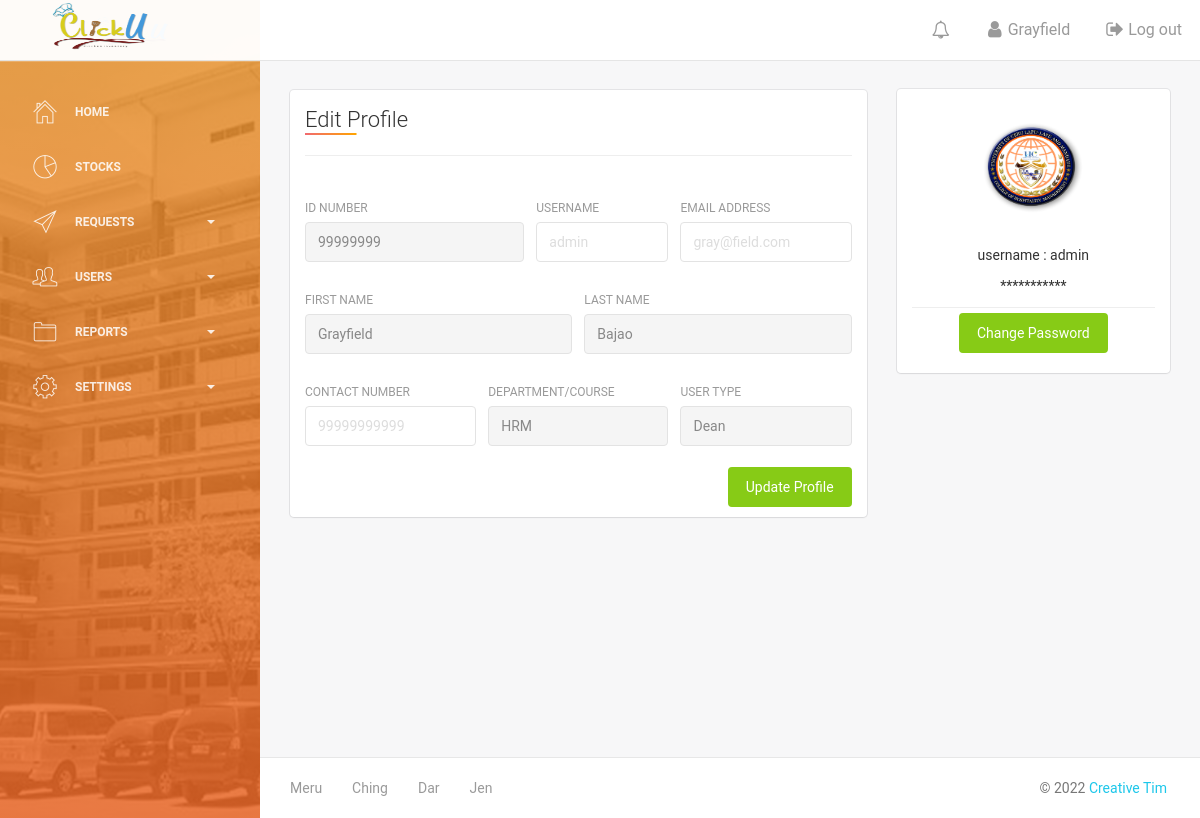
Screenshot of /dean_profile.php (signed in) with the database file from the repository.
### tables this page shows
CREATE TABLE `users` (
  `user_id` int(100) NOT NULL,
  `school_id` int(50) NOT NULL,
  `fname` varchar(50) NOT NULL,
  `lname` varchar(50) NOT NULL,
  `email` varchar(50) NOT NULL,
  `contact` varchar(50) NOT NULL,
  `dept_id` int(50) DEFAULT NULL,
  `storage_id` int(50) DEFAULT NULL
);

CREATE TABLE `user_settings` (
  `user_id` int(100) NOT NULL,
  `username` varchar(50) NOT NULL,
  `password` varchar(50) NOT NULL,
  `account_type_id` varchar(50) NOT NULL
);

CREATE TABLE `department` (
  `dept_id` int(100) NOT NULL,
  `dept_name` varchar(50) NOT NULL
);

CREATE TABLE `account_type` (
  `id` int(50) NOT NULL,
  `account_type_name` varchar(50) NOT NULL
);

### dean_profile.php (the view, shortened to what this page needs)
<?php include('header.php') ?>
<br><br><br>
<?php
$username = "";
$email = "";
$contact = "";
 ?>
<div class="content">
            <div class="container-fluid">
                <div class="row">
                    <div class="col-md-8">
                        <div class="card">
                            <div class="header">
                                <h4 class="title">Edit Profile</h4>
                                <hr>
                            </div>
                            <div class="content">
                                <form action="dean_profile.php"method="post">
                                  <?php
          														 $id = $_SESSION['user']['user_id'];
          														 $result = "SELECT
          																						a.user_id,a.fname,a.lname,a.school_id,a.email,a.contact,a.dept_id,
          																						b.user_id,b.username,b.password,b.account_type_id,
                                                      c.id,c.account_type_name,
                                                      d.dept_id,d.dept_name
          																					 FROM users a
          																					 LEFT JOIN user_settings b on a.user_id = b.user_id
                                                     LEFT JOIN account_type c on b.account_type_id = c.id
                                                     left join department d on a.dept_id = d.dept_id
          																					 where b.user_id = '$id' ";
          															$check = mysqli_query($dbcon,$result);
          															$rows = mysqli_fetch_array($check);
                                  ?>
                                    <div class="row">
                                        <div class="col-md-5 pr-1">
                                            <div class="form-group">
                                                <label>ID Number</label>
                                                <input type="text" class="form-control" disabled value="<?php echo $rows['school_id'] ?>">
                                            </div>
                                        </div>
                                        <div class="col-md-3 px-1">
                                            <div class="form-group">
                                                <label>Username</label>
                                                <input type="text" class="form-control"name="username"  placeholder="<?php echo $rows['username'] ?>" value="<?php echo $username; ?>"required>
                                            </div>
                                        </div>
                                        <div class="col-md-4 pl-1">
                                            <div class="form-group">
                                                <label for="exampleInputEmail1">Email address</label>
                                                <input type="email" class="form-control" name="email" placeholder="<?php echo $rows['email'] ?>" value="<?php echo $email; ?>"required>
                                            </div>
                                        </div>
                                    </div>
                                    <div class="row">
                                        <div class="col-md-6 pr-1">
                                            <div class="form-group">
                                                <label>First Name</label>
                                                <input type="text" class="form-control" disabled placeholder="" value="<?php echo $rows['fname'] ?>">
                                            </div>
                                        </div>
                                        <div class="col-md-6 pl-1">
                                            <div class="form-group">
                                                <label>Last Name</label>
                                                <input type="text" class="form-control" disabled placeholder="" value="<?php echo $rows['lname'] ?>">
                                            </div>
                                        </div>
                                    </div>
                                    <div class="row">
                                        <div class="col-md-4 pr-1">
                                            <div class="form-group">
                                                <label>CONTACT NUMBER</label>
                                                <input type="number" class="form-control"onKeyPress="if(this.value.length==11) return false;" name="contact" placeholder="<?php echo $rows['contact'] ?>" value="<?php echo $contact; ?>"required>
                                            </div>
                                        </div>
                                        <div class="col-md-4 px-1">
                                            <div class="form-group">
                                                <label>DEPARTMENT/COURSE</label>
                                                <input type="text" class="form-control"disabled placeholder="" value="<?php echo $rows['dept_name'] ?>">
                                            </div>
                                        </div>
                                        <div class="col-md-4 pl-1">
                                            <div class="form-group">
                                                <label>USER TYPE</label>
                                                <input type="text" class="form-control" disabled placeholder="" value="<?php echo $rows['account_type_name'] ?>">
                                            </div>
                                        </div>
                                    </div>
                                  <center><input type="submit" class="btn btn-success btn-fill pull-right"name="update_profile"value="Update Profile"></center>
                                    <div class="clearfix"></div>
                                </form>
                            </div>
                        </div>
                    </div>
                <br><br><br>
                    <div class="col-md-4" style="margin-top:1%;">
                        <div class="card card-user">
                            <div class="card-body">
                                <div class="author">
                                    <a href="#">
                                      <br>
                                        <img class="avatar " src="img/logo4.png" >
                                    </a>
                                    <p class="description">
                                      username :  <?php echo $rows['username'] ?>
                                    </p>
                                </div>
                                <p class="description text-center">
                                  ***********
                                </p>
                            </div>
                            <hr>
                            <div class="">
                            <center>  <button type="submit" class="btn btn-success btn-fill"data-toggle="modal" data-target="#myModal1" href="#">Change Password</button></center>
                              <br>
                            </div>
                        </div>
                    </div>
                </div>
            </div>
        </div>
                <?php include('footer.php') ?>

### assets/css/style.css (style rules this page uses)
.title { color: #F16A70; display: inline-block; font-size: 30; text-decoration: none; background-image: linear-gradient(to right, #F16A70, orange); background-position: bottom left; background-repeat: no-repeat; background-size: 50% 2px; transition: background-size .5s ease; }

### rows the page displays
users: school "99999999", username "admin", email "gray@field.com", fname "Grayfield", lname "Bajao", contact "99999999999", dept.dept_name "HRM", account_type_name "Dean", user_settings.username "admin"

### other values shown
$_SESSION['username'] "Grayfield"
